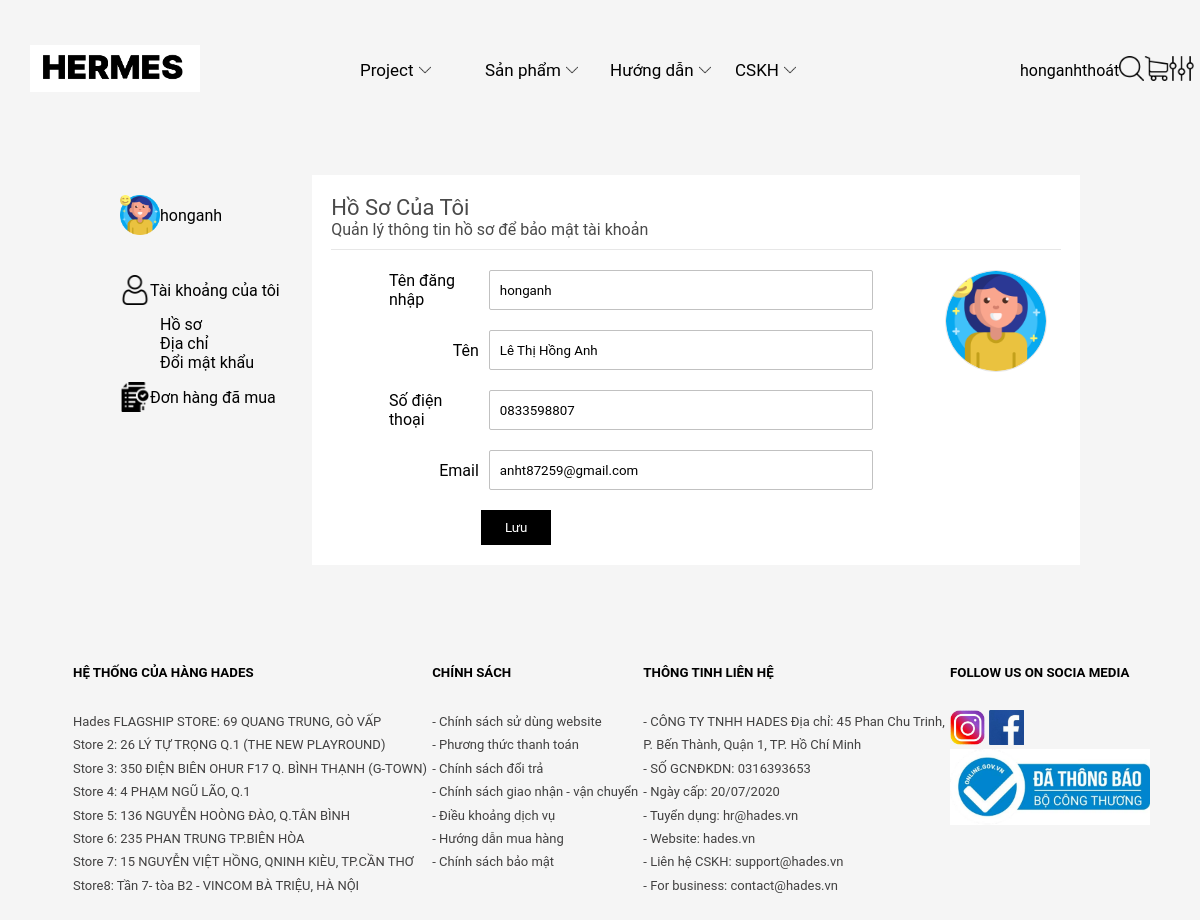
Screenshot of /index.php?act=thongtin (signed in) with the database file from the repository.
### tables this page shows
CREATE TABLE `tbl_user` (
  `id` int(4) NOT NULL,
  `name` varchar(50) DEFAULT NULL,
  `address` varchar(100) DEFAULT NULL,
  `email` varchar(50) DEFAULT NULL,
  `user` varchar(20) NOT NULL,
  `pass` varchar(20) NOT NULL,
  `role` tinyint(1) NOT NULL DEFAULT 0,
  `gmaildh` varchar(30) NOT NULL,
  `namedh` varchar(30) NOT NULL,
  `sdt` varchar(10) NOT NULL
);

### index.php (called while the page is built)
<?php
include "usser/index.php";
?>

### model/pdo.php (called while the page is built, shortened)
<?php
function pdo_get_connection(){
    $servername = "localhost";
    $username = "root";
    $password = "";
    try {
    $conn = new PDO("mysql:host=$servername;dbname=product06", $username, $password);
    $conn->setAttribute(PDO::ATTR_ERRMODE, PDO::ERRMODE_EXCEPTION);
    } catch(PDOException $e) {
    }
    return $conn;
}
function pdo_query_one($sql){
    $sql_args = array_slice(func_get_args(),1);
    try{
        $conn= pdo_get_connection();
        $stmt = $conn->prepare($sql);
        $stmt ->execute($sql_args);
        $row = $stmt->fetch(PDO::FETCH_ASSOC);
        return $row;
    }
    catch(PDOException $e){
        throw $e;
    }
    finally{
        unset($conn);
    }
}function pdo_execute($sql){
    $sql_args = array_slice(func_get_args(), 1);
    try{
        $conn= pdo_get_connection();
        $stmt = $conn->prepare($sql);
        $stmt ->execute($sql_args);
    }
    catch(PDOException $e){
        throw $e;
    }
    finally{
        unset($conn);
    }
}
?>

### model/user.php (called while the page is built, shortened)
<?php
    function getall_onenuser($id){
        $sql="SELECT * FROM tbl_user WHERE id=".$id;
        $sp=pdo_query_one($sql);
        return $sp;
    }
?>

### usser/view/thongtinuser.php (the view, shortened to what this page needs)
<section>
<div class="user-tong">
            <div class="item-menu-user">
                <div class="anh-user">
                    <img src="./img/good-review.png" alt="">
                    <p><?php echo''.$kq['user'].'';?></p>
                </div>
                <div class="chucnang-user">
                   <div class="item-chucnang-1">
                        <img src="./img/user.png" alt="">
                        <a href="index.php?act=thongtin"><p>Tài khoảng của tôi</p></a>
                   </div>
                    <div class="item-chucnang-2">
                        <a href="index.php?act=thongtin"><p>Hồ sơ</p></a>
                        <a href="index.php?act=thongtindiachi"><p>Địa chỉ</p></a>
                        <a href="http://"><p>Đổi mật khẩu</p></a>
                    </div>
                </div>
                <div class="donmua-user">
                    <img src="./img/analysis.png" alt="">
                    <a href="index.php?act=thongtindonhang"><p>Đơn hàng đã mua</p></a>
                </div>
            </div>
            <div class="item-thongtin">
               <div class="ten-thongtin">
                    <p class="p-db">Hồ Sơ Của Tôi</p>
                    <p>Quản lý thông tin hồ sơ để bảo mật tài khoản</p>
               </div>
               <div class="Tong-nd">
                    <div class="thongtin-user">
                        <div class="item-thongtin-user">
                            <p>Tên đăng nhập</p>
                            <input type="text" value="<?php echo''.$kq['user'].'';?>" >
                        </div>
                        <div class="item-thongtin-user" >
                            <p>Tên</p>
                            <input type="text" value="<?php echo''.$kq['name'].'';?>">
                        </div>
                        <div class="item-thongtin-user" >
                            <p>Số điện thoại</p>
                            <input type="text" value="<?php echo''.$kq['sdt'].'';?>">
                        </div>
                        <div class="item-thongtin-user" >
                            <p>Email</p>
                            <input type="text" value="<?php echo''.$kq['gmaildh'].'';?>">
                        </div>
                        <div class="item-thongtin-luu">
                            <input class="nut-luu" type="submit" value="Lưu">
                        </div>
                    </div>
                    <div class="img-user">
                        <img src="./img/good-review.png" alt="">
                    </div>
               </div>
            </div>
        </div>
</section>

### css/user.css (style rules this page uses)
* { margin: 0; padding: 0; font-family: 'Roboto', sans-serif; }
a { text-decoration: none; }
section { margin-top: 50px; }
a { width: 25%; color: black; }

### usser/view/thongtinuser.php (style rules this page uses)
html { font-family: 'Roboto Condensed', sans-serif; }
* { margin: 0; padding: 0; }
a { text-decoration: none; color: black; }
.user-tong { display: flex; width: 80%; margin: 50px auto 0 auto; }
.item-menu-user { width: 20%; }
.item-thongtin { background-color: white; width: 80%; }
.anh-user { display: flex; align-items: center; margin-top: 20px; }
.chucnang-user { margin-top: 40px; }
.anh-user img { width: 40px; }
.item-chucnang-1 { align-items: center; display: flex; }
.item-chucnang-1 a p { width: 150px ; }
.chucnang-user img { width: 30px; }
.item-chucnang-2 { padding-left: 40px; margin-top: 10px; }
.donmua-user { margin-top: 10px; display: flex; align-items: center; padding-bottom: 20px; }
.donmua-user a p { width: 150px ; }
.donmua-user img { width: 30px; }
body { background-color: #f5f5f5; }
.ten-thongtin { color: #4a4a4a; width: 95%; margin: 20px auto 0 auto; padding-bottom: 10px; border-bottom: 1px rgb(231, 231, 231) solid; }
.p-db { font-size: 22px; }
.Tong-nd { display: flex; width: 100%; margin-top: 20px; margin-left: 50px; }
.thongtin-user { width: 70%; }
.item-thongtin-luu { width: 90%; margin: 0 auto; display: flex; align-items: center; margin-bottom: 20px; }
.item-thongtin-user { width: 90%; margin: 0 auto; display: flex; align-items: center; margin-bottom: 20px; }
.item-thongtin-user p { width: 20%; display: flex; justify-content: flex-end; padding-right: 10px; }
.item-thongtin-user input { width: 400px; height: 38px; border: #c1c1c1 solid 0.5px; border-radius: 2px; padding-left: 10px; }
.img-user { width: 25%; text-align: center; }
.img-user img { width: 100px; height: 100px; border-radius: 50%; border: 0.5px solid rgb(228, 228, 228); }
.nut-luu { width: 70px; height: 35px; border: none; color: white; background-color: black; }

### rows the page displays
tbl_user: user "honganh", name "Lê Thị Hồng Anh", sdt "0833598807", gmaildh "anht87259@gmail.com"

### other values shown
$_SESSION['username'] "honganh"
